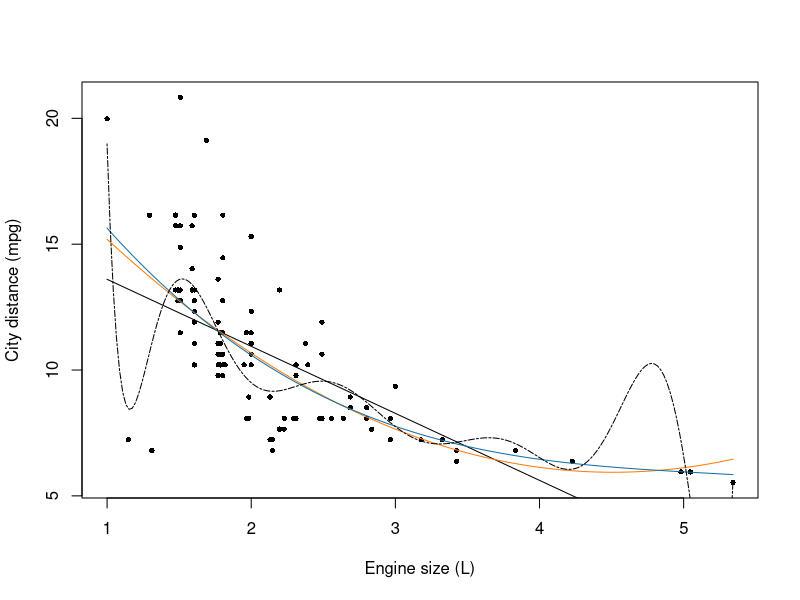
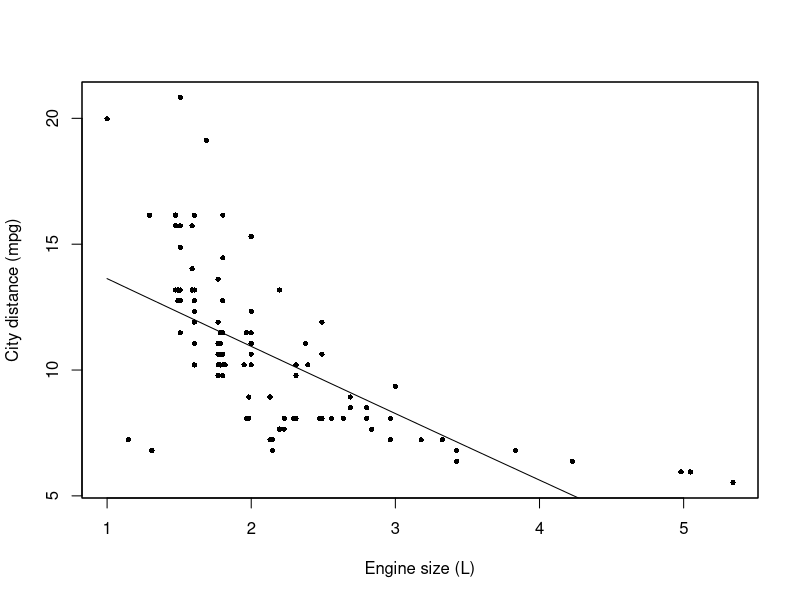
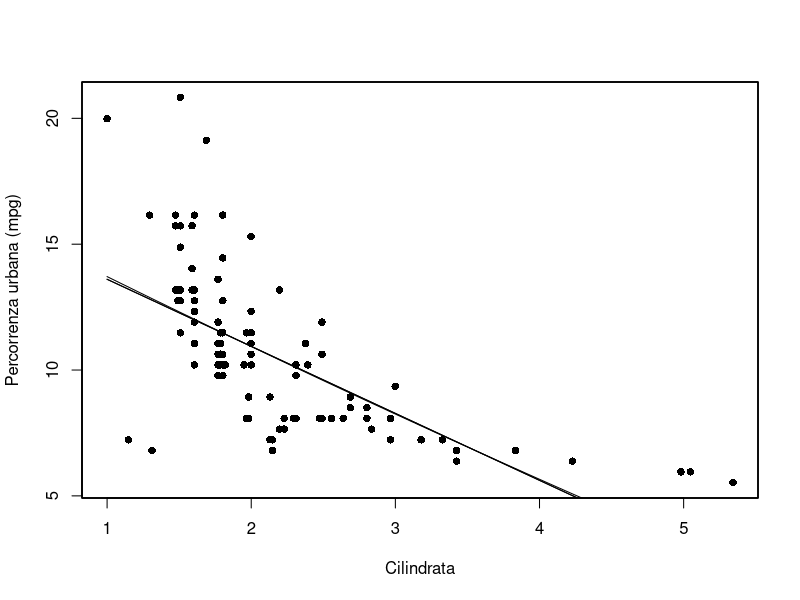
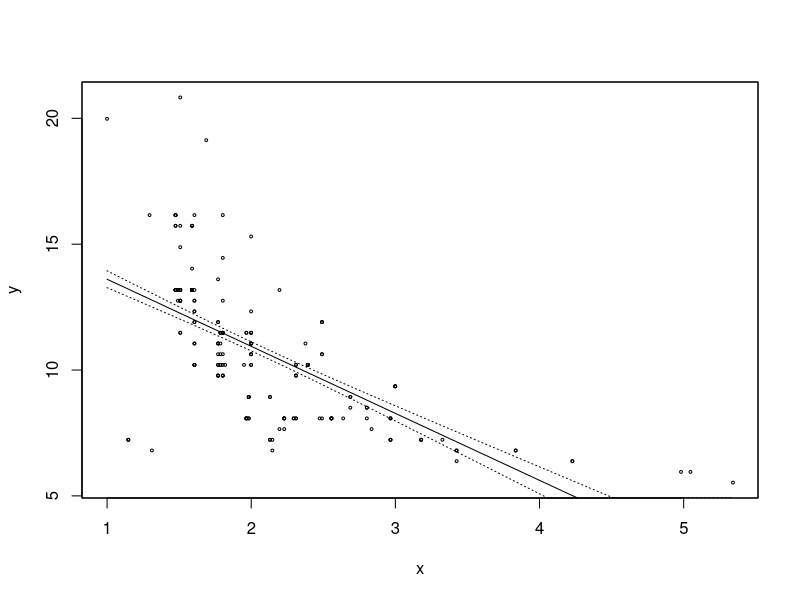
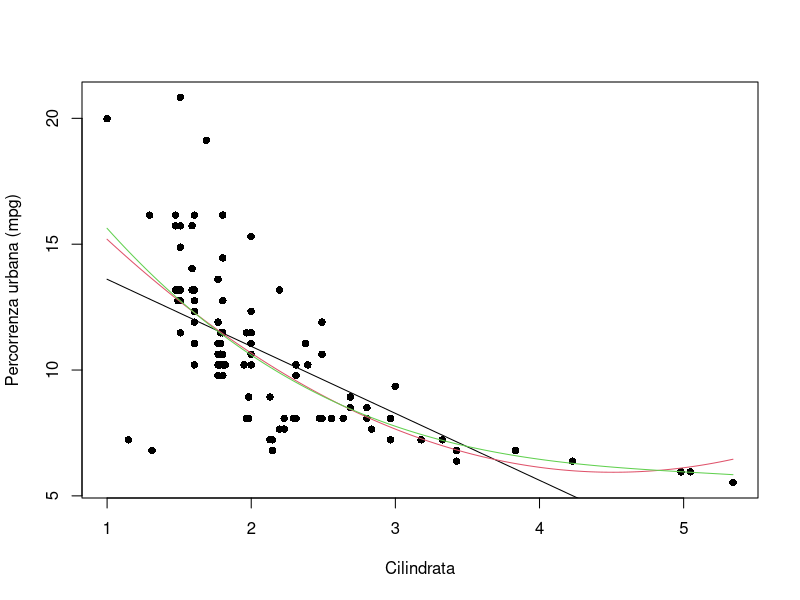
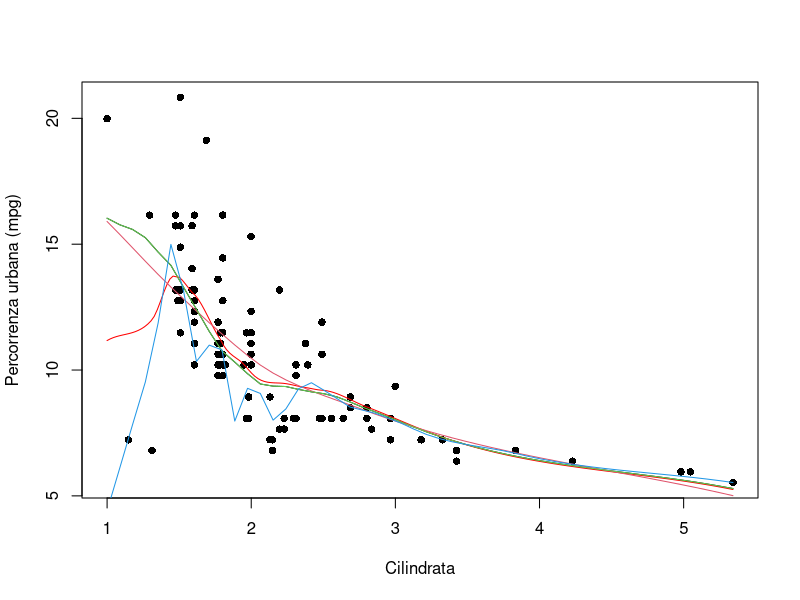
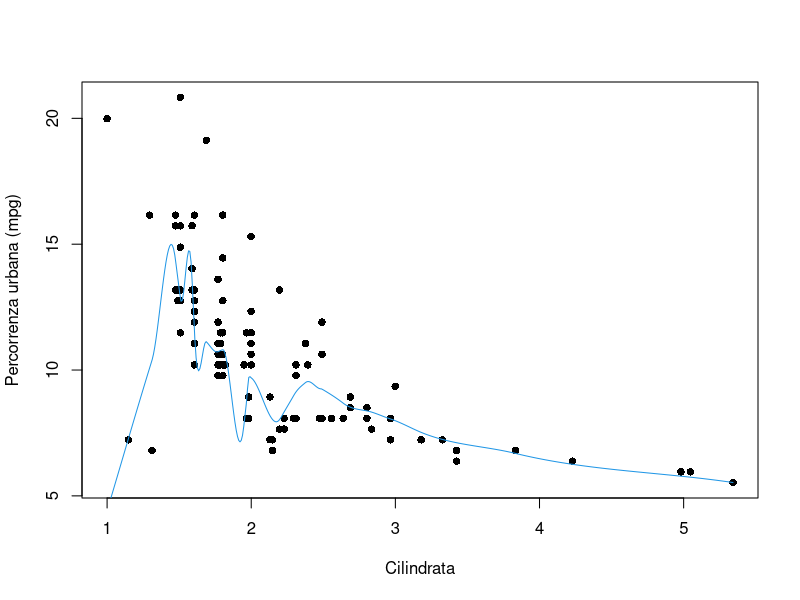
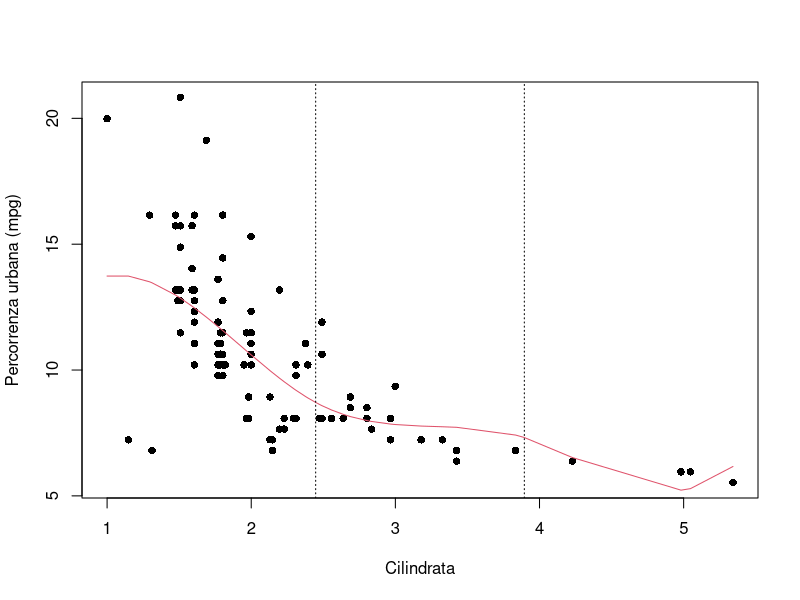

The R script that drew these images, in order:
rm(list = ls()) # Clean the environment

# The dataset can be downloaded here: https://tommasorigon.github.io/datamining/data/auto.txt
auto <- read.table("../data/auto.txt", header = TRUE)
auto <- subset(auto, select = c(city.distance, engine.size))

# Summary
str(auto)

y <- auto$city.distance # As the name suggest: city distance
x <- auto$engine.size # And engine size (L)

plot(x, y, xlab = "Engine size (L)", ylab = "City distance (mpg)", pch = 16, cex = 0.7)

# Set of points at which the curve is evaluated
newx <- data.frame(x = seq(min(x), max(x), length = 200))

# p = 1 (linear regression)
lines(newx$x, predict(lm(y ~ x), newdata = newx), lty = 1, col = "black")

# p = 2 (parabolic regression)
lines(newx$x, predict(lm(y ~ x + I(x^2)), newdata = newx), lty = 1, col = "#fc7d0b")

# p = 3 (cubic regression)
# Here I am using the more convenient syntax "poly"
lines(newx$x, predict(lm(y ~ poly(x, degree = 3)), newdata = newx), lty = 1, col = "#1170aa")

# If I use an extreme value for the degree, it does not work well anymore
lines(newx$x, predict(lm(y ~ poly(x, degree = 10)), newdata = newx), lty = 6)

? ksmooth

# install.packages("sm")
library(sm)

plot(x, y, xlab = "Engine size (L)", ylab = "City distance (mpg)", pch = 16, cex = 0.7)

# Local linear regression
? sm.regression
sm.regression(x, y, h = 10, add = TRUE, ngrid = 200)

# Proviamo dei valori di "h" alternativi
plot(x, y, xlab = "Cilindrata", ylab = "Percorrenza urbana (mpg)", pch = 16)
sm.regression(x, y, h = 30, add = T, ngrid = 200)
sm.regression(x, y, h = 100, add = T, ngrid = 200)
sm.regression(x, y, h = 5, add = T, ngrid = 200)

# ESERCIZIO PER CASA:
# Implementare regressione lineare locale (equazione (4.3) del libro A&S) e selezionare il parametro h tramite convalida incrociata. Si noti che nel caso della leave-one-out è possibile adattare equazione (3.4) in questo contesto.

h.select(x, y, method = "cv")
h.select(x, y, method = "aicc")

# Aggiunta delle bande di variabilità
sm.regression(x, y, h = 30, ngrid = 200, display = "se")

# Regressione polinomiale locale (KernSmooth)---------------------------------------

# install.packages(KernSmooth)
library(KernSmooth)

plot(x, y, xlab = "Cilindrata", ylab = "Percorrenza urbana (mpg)", pch = 16)

# Otteniamo regressione lineare locale
a1 <- locpoly(x, y, degree = 1, bandwidth = 30, kernel = "normal", gridsize = 200)
lines(a1)

# Polinomi locali di grado superiore al primo

# Parabola locale
a2 <- locpoly(x, y, degree = 2, bandwidth = 30, kernel = "normal", gridsize = 200)
lines(a2, col = 2)

# Funzione cubica locale
a3 <- locpoly(x, y, degree = 3, bandwidth = 30, kernel = "normal", gridsize = 200)
lines(a3, col = 3)

plot(x, y, xlab = "Cilindrata", ylab = "Percorrenza urbana (mpg)", pch = 16)

# Stimo un modello di tipo loess
lo1 <- loess.smooth(x, y, span = 0.4, degree = 1)
lines(lo1)

# Stimo un modello di tipo loess
lo1bis <- loess(y ~ x, span = 0.4, family = "gaussian", degree = 1)
lines(newx$x, predict(lo1bis, newdata = newx), col = "red")

# Si provano altri parametri di lisciamento, chiamati "span" in questo contesto
lo1 <- loess.smooth(x, y, span = 0.9)
lines(lo1, col = 2)

lo1 <- loess.smooth(x, y, span = 0.4)
lines(lo1, col = 3)

lo1 <- loess.smooth(x, y, span = 0.2)
lines(lo1, col = 4)

plot(x, y, xlab = "Cilindrata", ylab = "Percorrenza urbana (mpg)", pch = 16)
lo1 <- loess.smooth(x, y, span = 0.2, evaluation = 500) # Necessario aumentare il numero di punti
lines(lo1, col = 4)

# Splines di regressione---------------------------------------------------

# install.packages("splines")
library(splines)

plot(x, y, xlab = "Cilindrata", ylab = "Percorrenza urbana (mpg)", pch = 16)

# Selezione dei nodi

xi <- seq(min(x), max(x), length = 4) # Seleziono in totale 4 nodi, basandomi sui dati
xi_int <- xi[2:(length(xi) - 1)] # Selezione in totale K = 2 nodi INTERNI

# Per questioni grafiche, decido di mostrare la previsione per tutti i valori di + i valori dei nodi interni
newx <- data.frame(x = sort(c(x, xi_int)))

B <- bs(x, knots = xi_int, degree = 3, intercept = F) # Si noti che è esclusa l'intercetta, per un totale di K + 3 componenti
dim(B)

spl1 <- lm(y ~ bs(x, knots = xi_int, degree = 3, intercept = F))
fit1 <- predict(spl1, newx)
lines(newx$x, fit1, col = 2)

# Disegno delle linee verticali in corrispondenza dei nodi
abline(v = xi[2], lty = 3)
abline(v = xi[3], lty = 3)

# Ci delle parti non molto lisciate, per cui amplio la griglia delle osservazioni
newx <- data.frame(x = seq(min(x), max(x), length = 200))

plot(x, y, xlab = "Cilindrata", ylab = "Percorrenza urbana (mpg)", pch = 16)
fit1 <- predict(spl1, newx)
lines(newx$x, fit1, col = 2)

abline(v = xi[2], lty = 3)
abline(v = xi[3], lty = 3)

# Splines di regressione - Nodi tramite quantili ----------------------

xi <- quantile(x, c(0, 0.333, 0.666, 1))
xi_int <- xi[2:(length(xi) - 1)] # Selezione in totale K = 2 nodi INTERNI

# unisco alle x i due punti in cui ho scelto di mettere i nodi
spl2 <- lm(y ~ bs(x, knots = xi_int, degree = 3, intercept = F))

plot(x, y, xlab = "Cilindrata", ylab = "Percorrenza urbana (mpg)", pch = 16)
fit2 <- predict(spl2, newx)
lines(newx$x, fit2, col = 2)

# Disegno delle linee verticali in corrispondenza dei nodi
abline(v = xi[2], lty = 3)
abline(v = xi[3], lty = 3)

# Splines di regressione - Utilizzo dei gradi di libertà ---------------

# Funzioni di base B-spline per una spline cubica (degree = 3)
# Vale la relazione: df = length(knots) + degree
# I nodi vengono scelti usando i quantili della distribuzione delle x

plot(x, y, xlab = "Cilindrata", ylab = "Percorrenza urbana (mpg)", pch = 16)

# Equivalente al comando precedente
spl2 <- lm(y ~ bs(x, df = 5, degree = 3, intercept = F))
fit2 <- predict(spl2, newx)
lines(newx$x, fit2, col = 2)

# Faccio variare i gradi di libertà
spl3 <- lm(y ~ bs(x, df = 10, degree = 3, intercept = F))
fit3 <- predict(spl3, newx)
lines(newx$x, fit3, col = 3)

spl4 <- lm(y ~ bs(x, df = 15, degree = 3, intercept = F))
fit4 <- predict(spl4, newx)
lines(newx$x, fit4, col = 4)

# Smoothing Splines ------------------------------------------------

plot(x, y, xlab = "Cilindrata", ylab = "Percorrenza urbana (mpg)", pch = 16)

s1 <- smooth.spline(x, y)
lines(s1) # Decisamente qualcosa è andato storto

# Provo qualche parametro alternativo
plot(x, y, xlab = "Cilindrata", ylab = "Percorrenza urbana (mpg)", pch = 16)

s1 <- smooth.spline(x, y, lambda = 0.0001)
p1 <- predict(s1, x = newx$x)
lines(p1, col = 2)

s1 <- smooth.spline(x, y, lambda = 0.00001)
p1 <- predict(s1, x = newx$x)
lines(p1, col = 3)

s1 <- smooth.spline(x, y, lambda = 0.01)
p1 <- predict(s1, x = newx$x)
lines(p1, col = 4)

# Utilizzo spar al posto di lambda
plot(x, y, xlab = "Cilindrata", ylab = "Percorrenza urbana (mpg)", pch = 16)

s1 <- smooth.spline(x, y, spar = 0.8)
p1 <- predict(s1, x = newx$x)
lines(p1, col = 4)

# ESERCIZIO: provare tutto con i "dati di ieri e di domani" (vd. libro) selezionando il parametro di lisciamento sia tramite convalida incrociata sia tramite insieme di stima e verifica
